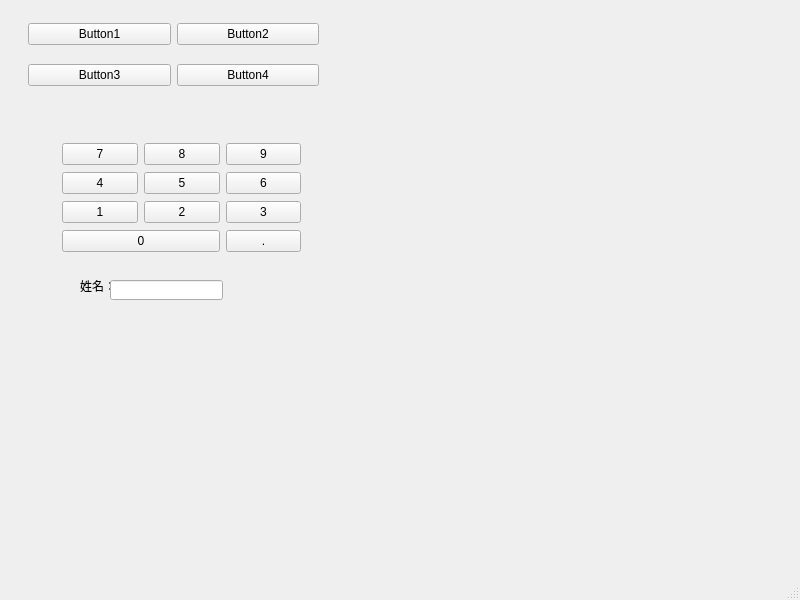
<?xml version="1.0" encoding="UTF-8"?>
<ui version="4.0">
 <class>MainWindow</class>
 <widget class="QMainWindow" name="MainWindow">
  <property name="geometry">
   <rect>
    <x>0</x>
    <y>0</y>
    <width>800</width>
    <height>600</height>
   </rect>
  </property>
  <property name="windowTitle">
   <string>MainWindow</string>
  </property>
  <widget class="QWidget" name="centralwidget">
   <widget class="QLabel" name="label">
    <property name="geometry">
     <rect>
      <x>80</x>
      <y>280</y>
      <width>54</width>
      <height>12</height>
     </rect>
    </property>
    <property name="text">
     <string>姓名：</string>
    </property>
   </widget>
   <widget class="QLineEdit" name="lineEdit">
    <property name="geometry">
     <rect>
      <x>110</x>
      <y>280</y>
      <width>113</width>
      <height>20</height>
     </rect>
    </property>
   </widget>
   <widget class="QWidget" name="">
    <property name="geometry">
     <rect>
      <x>28</x>
      <y>10</y>
      <width>291</width>
      <height>91</height>
     </rect>
    </property>
    <layout class="QGridLayout" name="gridLayout">
     <item row="0" column="0">
      <widget class="QPushButton" name="pushButton">
       <property name="text">
        <string>Button1</string>
       </property>
      </widget>
     </item>
     <item row="1" column="0">
      <widget class="QPushButton" name="pushButton_3">
       <property name="text">
        <string>Button3</string>
       </property>
      </widget>
     </item>
     <item row="0" column="1">
      <widget class="QPushButton" name="pushButton_2">
       <property name="text">
        <string>Button2</string>
       </property>
      </widget>
     </item>
     <item row="1" column="1">
      <widget class="QPushButton" name="pushButton_4">
       <property name="text">
        <string>Button4</string>
       </property>
      </widget>
     </item>
    </layout>
   </widget>
   <widget class="QWidget" name="">
    <property name="geometry">
     <rect>
      <x>62</x>
      <y>142</y>
      <width>239</width>
      <height>112</height>
     </rect>
    </property>
    <layout class="QGridLayout" name="gridLayout_2">
     <item row="0" column="0">
      <widget class="QPushButton" name="pushButton_5">
       <property name="text">
        <string>7</string>
       </property>
      </widget>
     </item>
     <item row="0" column="1">
      <widget class="QPushButton" name="pushButton_6">
       <property name="text">
        <string>8</string>
       </property>
      </widget>
     </item>
     <item row="0" column="2">
      <widget class="QPushButton" name="pushButton_7">
       <property name="text">
        <string>9</string>
       </property>
      </widget>
     </item>
     <item row="1" column="0">
      <widget class="QPushButton" name="pushButton_8">
       <property name="text">
        <string>4</string>
       </property>
      </widget>
     </item>
     <item row="1" column="1">
      <widget class="QPushButton" name="pushButton_9">
       <property name="text">
        <string>5</string>
       </property>
      </widget>
     </item>
     <item row="1" column="2">
      <widget class="QPushButton" name="pushButton_10">
       <property name="text">
        <string>6</string>
       </property>
      </widget>
     </item>
     <item row="2" column="0">
      <widget class="QPushButton" name="pushButton_11">
       <property name="text">
        <string>1</string>
       </property>
      </widget>
     </item>
     <item row="2" column="1">
      <widget class="QPushButton" name="pushButton_12">
       <property name="text">
        <string>2</string>
       </property>
      </widget>
     </item>
     <item row="2" column="2">
      <widget class="QPushButton" name="pushButton_13">
       <property name="text">
        <string>3</string>
       </property>
      </widget>
     </item>
     <item row="3" column="0" colspan="2">
      <widget class="QPushButton" name="pushButton_14">
       <property name="text">
        <string>0</string>
       </property>
      </widget>
     </item>
     <item row="3" column="2">
      <widget class="QPushButton" name="pushButton_15">
       <property name="text">
        <string>.</string>
       </property>
      </widget>
     </item>
    </layout>
   </widget>
  </widget>
  <widget class="QMenuBar" name="menubar">
   <property name="geometry">
    <rect>
     <x>0</x>
     <y>0</y>
     <width>800</width>
     <height>22</height>
    </rect>
   </property>
  </widget>
  <widget class="QStatusBar" name="statusbar"/>
 </widget>
 <resources/>
 <connections/>
</ui>
